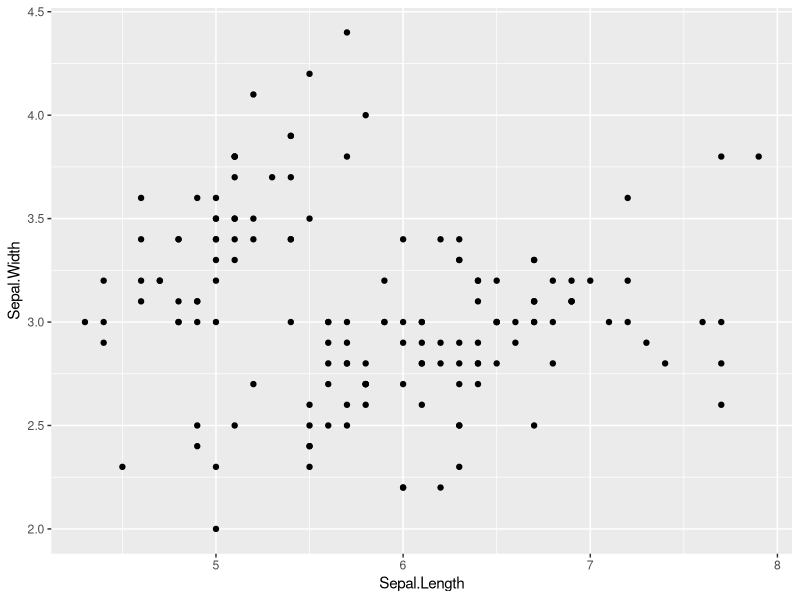
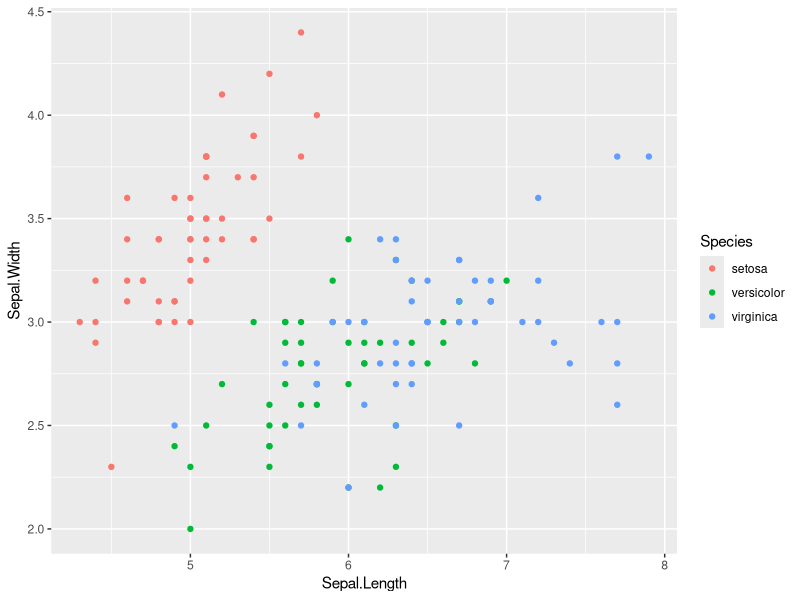
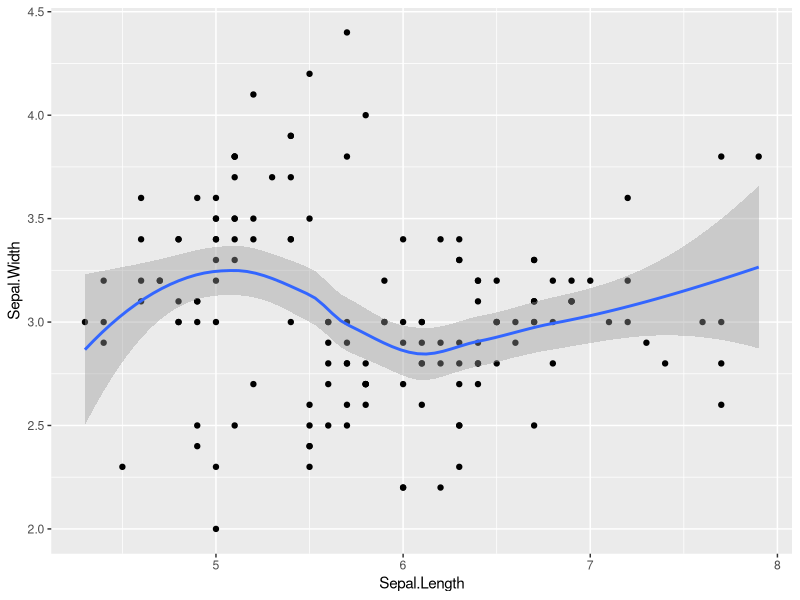
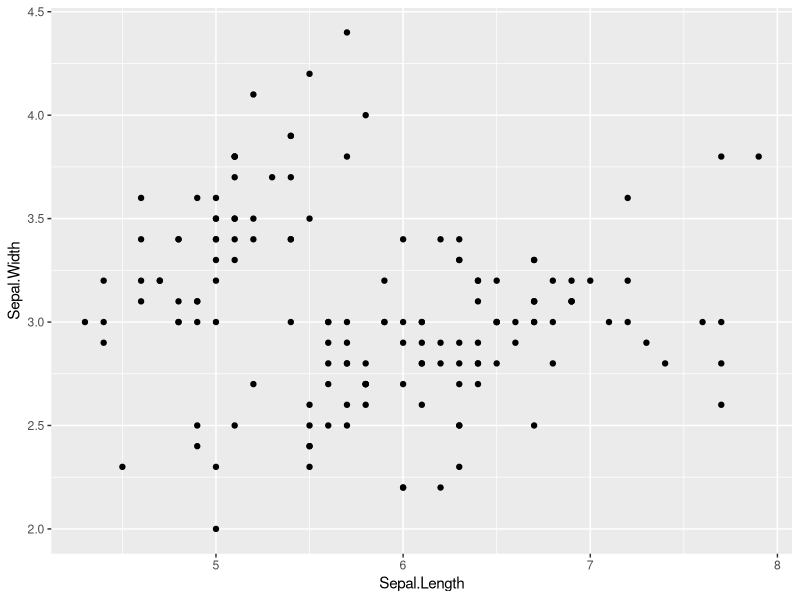
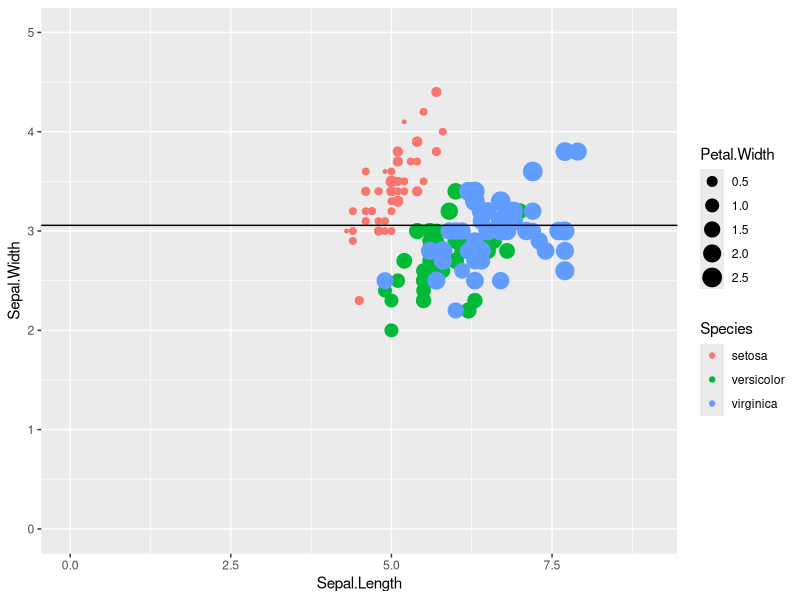
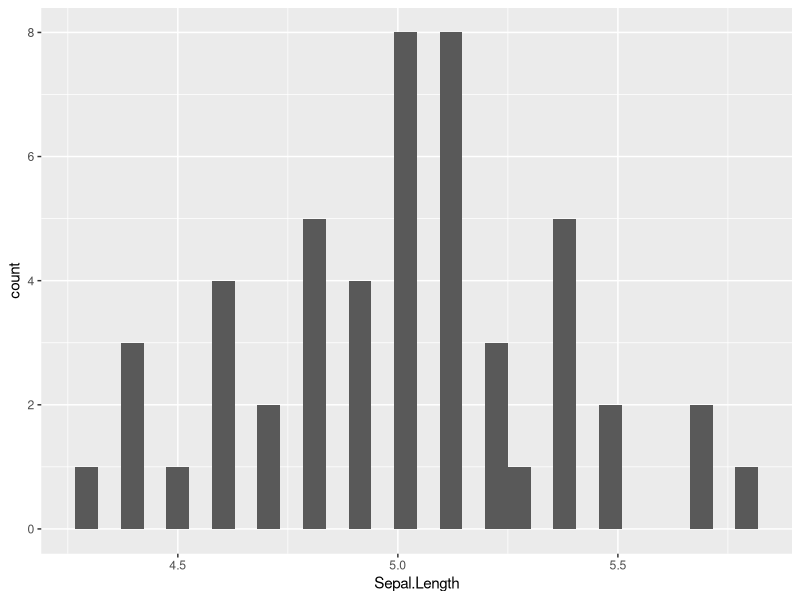
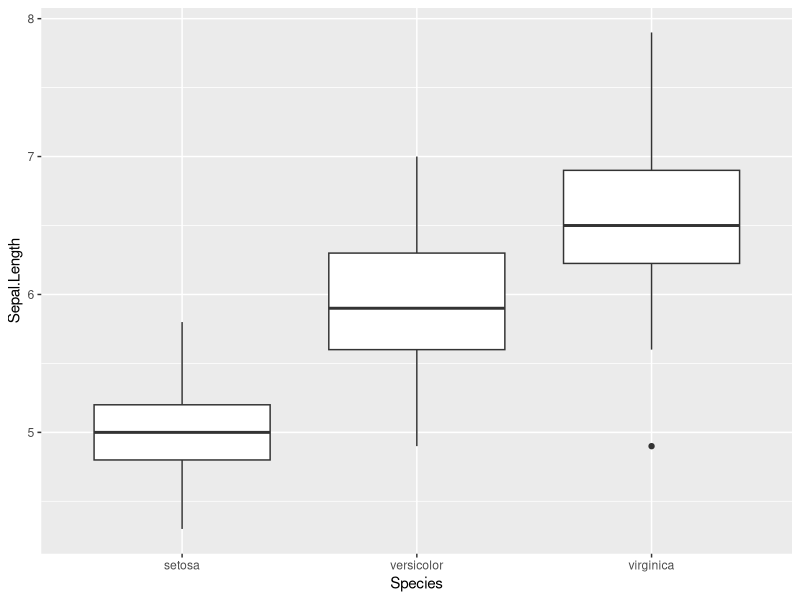
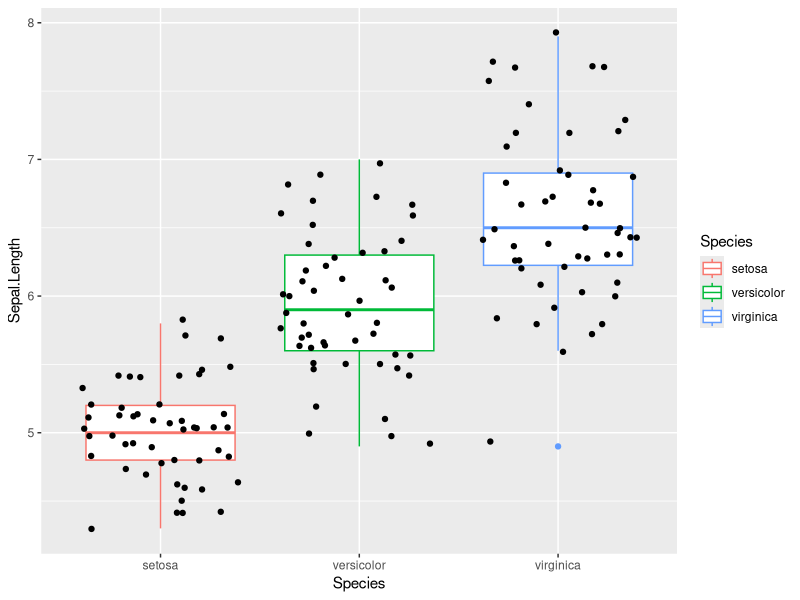

R code for these plots, in order:
## ---- chunk 1
#Make sure ggplot2 is installed
if(!require("ggplot2")) {
    install.packages("ggplot2")
    library(ggplot2)
  } 

## ---- chunk 2
data(iris)
## ---- chunk 3
qplot(Sepal.Length, Sepal.Width, data= iris)
## ---- chunk 4
qplot(Sepal.Length, Sepal.Width, data= iris, colour = Species)
## ---- chunk 5
qplot(Sepal.Length, Sepal.Width, data= iris, geom = c("point","smooth"))
## ---- chunk 6
ggplot(data = iris, aes(x=Sepal.Length, y =Sepal.Width)) + 
  geom_point()
## ---- chunk 7
ggplot(data = iris, aes(x=Sepal.Length, y =Sepal.Width)) + 
  geom_point(aes(size=Petal.Width, colour = Species)) +
  geom_hline(yintercept = mean(iris$Sepal.Width)) +
  coord_cartesian(xlim = c(0,9), ylim=c(0,5))
## ---- chunk 8
ggplot(data = subset(iris, Species == "setosa"), 
       aes(x=Sepal.Length)) + 
  geom_histogram()
## ---- chunk 9
ggplot(data = iris, aes(x=Species, y=Sepal.Length)) + 
  geom_boxplot()
## ---- chunk 10
ggplot(data = iris, aes(x=Species, y=Sepal.Length)) + 
  geom_boxplot(aes(colour=Species)) + 
  geom_jitter()
## ---- chunk 11
ggplot(data = iris, aes(x=Sepal.Length, y =Sepal.Width)) + 
  geom_point() + 
  facet_grid(.~Species)
## ---- chunk 12
ggplot(data = iris, aes(x=Sepal.Length, y =Sepal.Width)) + 
  geom_point() + 
  facet_grid(Species~.)
## ---- chunk 13
ggplot(data = iris, aes(x=Sepal.Length, y =Sepal.Width)) + 
  geom_point() + 
  facet_wrap(~Species)

## ---- chunk 14
ggplot(data = iris, aes(x=Sepal.Length, y =Sepal.Width)) + 
  geom_point() +
  ggtitle("Iris Sepal length vs Sepal width") +
  xlab("Sepal Length (mm)")+
  ylab("Sepal Width (mm)") +
  theme_bw()
## ---- chunk 15
ggplot(data = iris, aes(x=Sepal.Length, y =Sepal.Width)) + 
  geom_point(colour="yellow", shape='*', size = 10) +
  ggtitle("Iris Sepal length vs Sepal width") +
  xlab("Sepal Length (mm)")+
  ylab("Sepal Width (mm)") +
  theme_bw() +
  theme(axis.text.x = element_text(size=16, angle = 45), 
        axis.text.y = element_text(size=16), 
        axis.title.x= element_text(size=18), 
        axis.title.y = element_text(size=18),
        plot.title = element_text(colour = "purple", face='bold'),
        panel.grid.major = element_line(colour="red", linetype = "dashed", size = 3),
        panel.grid.minor = element_line(colour='blue', linetype='dotted', size=2),
        panel.background = element_rect(fill="#00FF00")) 
